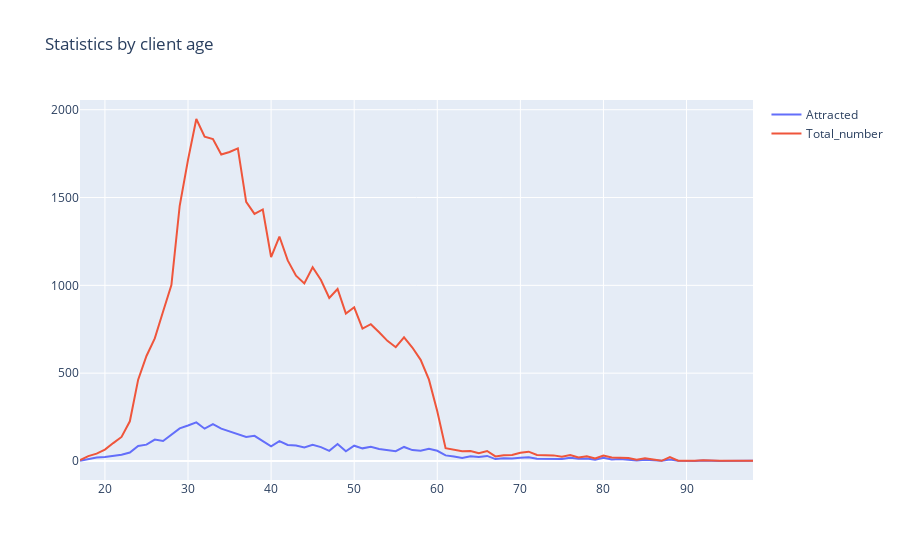

Notebook code for this chart:
### Code cell
trace0=go.Scatter(x=age_df.index,y=age_df["Attracted"],name="Attracted")
trace1=go.Scatter(x=age_df.index,y=age_df["Total_number"],name="Total_number")
data=[trace0,trace1]
layout={"title":"Statistics by client age"}
fig=go.Figure(data=data,layout=layout)
iplot(fig,show_link=False)

### Figure 1 — Plotly figure (JSON) as saved in the notebook; plotly's stock layout.template omitted (floating-point values rounded to 4 significant figures)
{"data": [{"name": "Attracted", "type": "scatter", "x": [17, 18, 19, 20, 21, 22, 23, 24, 25, 26, 27, 28, 29, 30, 31, 32, 33, 34, 35, 36, 37, 38, 39, 40, 41, 42, 43, 44, 45, 46, 47, 48, 49, 50, 51, 52, 53, 54, 55, 56, 57, 58, 59, 60, 61, 62, 63, 64, 65, 66, 67, 68, 69, 70, 71, 72, 73, 74, 75, 76, 77, 78, 79, 80, 81, 82, 83, 84, 85, 86, 87, 88, 89, 91, 92, 94, 95, 98], "y": [2, 12, 20, 23, 29, 36, 48, 86, 93, 122, 114, 151, 186, 202, 220, 184, 210, 184, 167, 154, 137, 143, 114, 84, 113, 91, 88, 77, 92, 79, 58, 97, 55, 87, 72, 81, 68, 64, 56, 80, 62, 58, 69, 58, 32, 25, 17, 27, 23, 29, 11, 15, 14, 19, 21, 13, 13, 15, 11, 18, 13, 14, 7, 18, 8, 11, 8, 3, 7, 5, 1, 9, 2, 0, 3, 0, 0, 2]}, {"name": "Total_number", "type": "scatter", "x": [17, 18, 19, 20, 21, 22, 23, 24, 25, 26, 27, 28, 29, 30, 31, 32, 33, 34, 35, 36, 37, 38, 39, 40, 41, 42, 43, 44, 45, 46, 47, 48, 49, 50, 51, 52, 53, 54, 55, 56, 57, 58, 59, 60, 61, 62, 63, 64, 65, 66, 67, 68, 69, 70, 71, 72, 73, 74, 75, 76, 77, 78, 79, 80, 81, 82, 83, 84, 85, 86, 87, 88, 89, 91, 92, 94, 95, 98], "y": [5, 28, 42, 65, 102, 137, 226, 463, 598, 698, 851, 1001, 1453, 1714, 1947, 1846, 1833, 1745, 1759, 1780, 1475, 1407, 1432, 1161, 1278, 1142, 1055, 1011, 1103, 1030, 928, 979, 839, 875, 754, 779, 733, 684, 648, 704, 646, 576, 463, 283, 73, 62, 55, 57, 44, 57, 26, 33, 34, 47, 53, 34, 34, 32, 24, 34, 20, 27, 14, 31, 20, 17, 17, 7, 15, 8, 1, 22, 2, 2, 4, 1, 1, 2]}], "layout": {"title": {"text": "Statistics by client age"}}}
